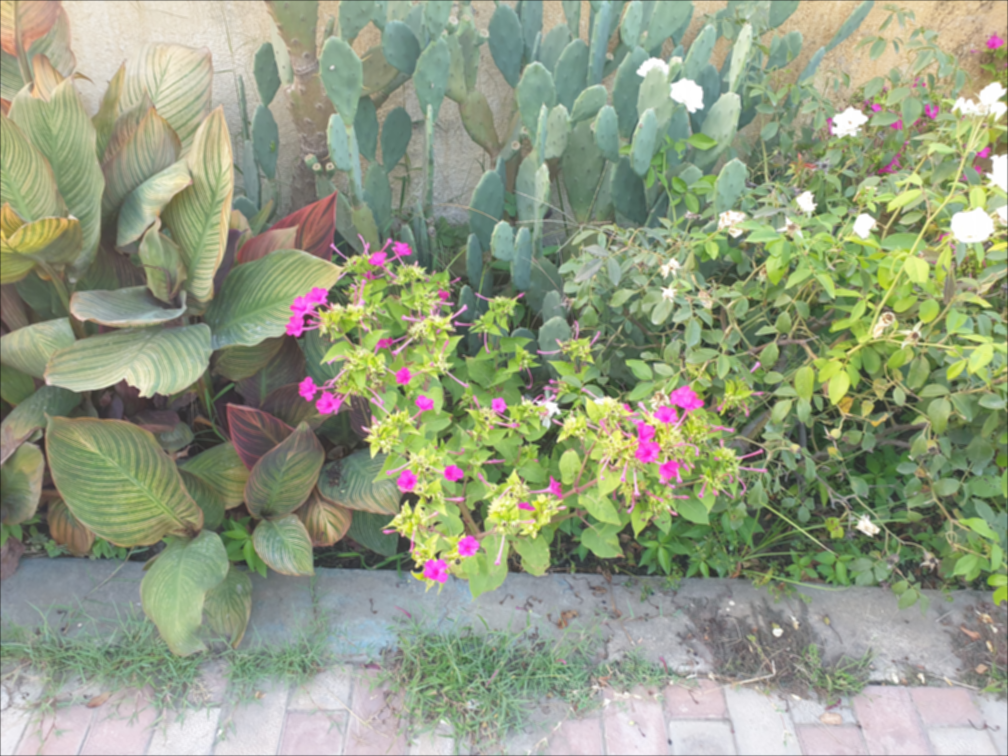
#> input picture hw2/images/flowers.blur.png, 1008 x 756 px
$ python q1.py
#> lines starting #> are read from the running program, lines starting #| are printed output that depends on the picture
import math

import numpy as np
import cv2
import matplotlib.pylab as plt

path = "../images/flowers.blur.png"
image = cv2.imread(path)
#> image is the input picture: shape (756, 1008, 3); mean B, G, R 131.2, 157.3, 148.6
image = image.astype(float)
height, width, channels = image.shape
#> height = 756; width = 1008; channels = 3


def generateGaussianKernel(height, width, sigma, mu1, mu2):
#> called with height = 5, width = 5, sigma = 1, mu1 = 2, mu2 = 2
    gaussianKernel = np.zeros((height, width))
    for x in range(height):
        for y in range(width):
            gaussianKernel[x, y] = np.exp(- (np.power(x - mu1, 2) + np.power(y - mu2, 2)) / (2 * sigma * sigma)) / (
                    2 * np.pi * sigma * sigma)
    return gaussianKernel


def generateLaplacianFilter(height, width, sigma, mu1, mu2):
    laplacianKernel = np.zeros((height, width))
    c = -1 / (np.pi * sigma ** 4)
    for x in range(height):
        for y in range(width):
            m = (np.power(x - mu1, 2) + np.power(y - mu2, 2)) / (2 * sigma * sigma)
            laplacianKernel[x, y] = c * (1 - m) * np.exp(-m)
    return laplacianKernel


def scale(array):
    min, max = array.min(), array.max()
    return ((array - min) * (1 / (max - min) * 255)).astype('uint8')


"""first part:"""
sigma, k = 1, 2
gaussianKernel = generateGaussianKernel(2 * k + 1, 2 * k + 1, sigma, k, k)
plt.imshow(gaussianKernel)
plt.colorbar()
plt.savefig('../results/res01.jpg')
plt.show()

blurred = cv2.filter2D(image, -1, gaussianKernel)
cv2.imwrite('../results/res02.jpg', blurred)

unSharpMask = cv2.subtract(image, blurred)
cv2.imwrite('../results/res03.jpg', unSharpMask)

alpha = 4
sharpenedMask = cv2.add(image, cv2.multiply(unSharpMask, alpha))
cv2.imwrite('../results/res04.jpg', sharpenedMask)

"""second part:"""
sigma, k = 1, 3
laplacianKernel = generateLaplacianFilter(2 * k + 1, 2 * k + 1, sigma, k, k)
plt.imshow(laplacianKernel)
plt.colorbar()
plt.savefig('../results/res05.jpg')
plt.show()

unSharpMask = cv2.filter2D(image, -1, laplacianKernel)
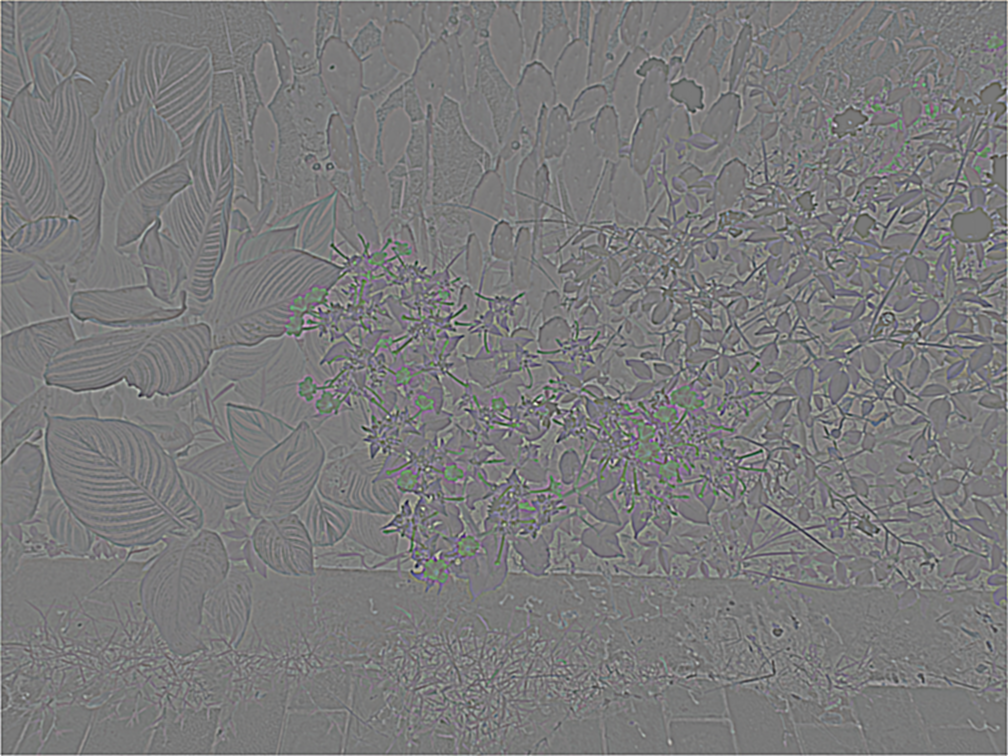
#> unSharpMask: shape (756, 1008, 3) float64; mean B, G, R -1, -1.2, -1.2; drawn with min black and max white
cv2.imwrite('../results/res06.jpg', unSharpMask)

k = 4
sharpenedMask = cv2.subtract(image, cv2.multiply(unSharpMask, k))
cv2.imwrite('../results/res07.jpg', sharpenedMask)
#
""" third part:"""
imgFft = np.fft.fft2(image, axes=(0, 1))
shiftedImg = np.fft.fftshift(imgFft)
amplitude = np.abs(shiftedImg)
logAmplitude = 10 * np.log(amplitude)
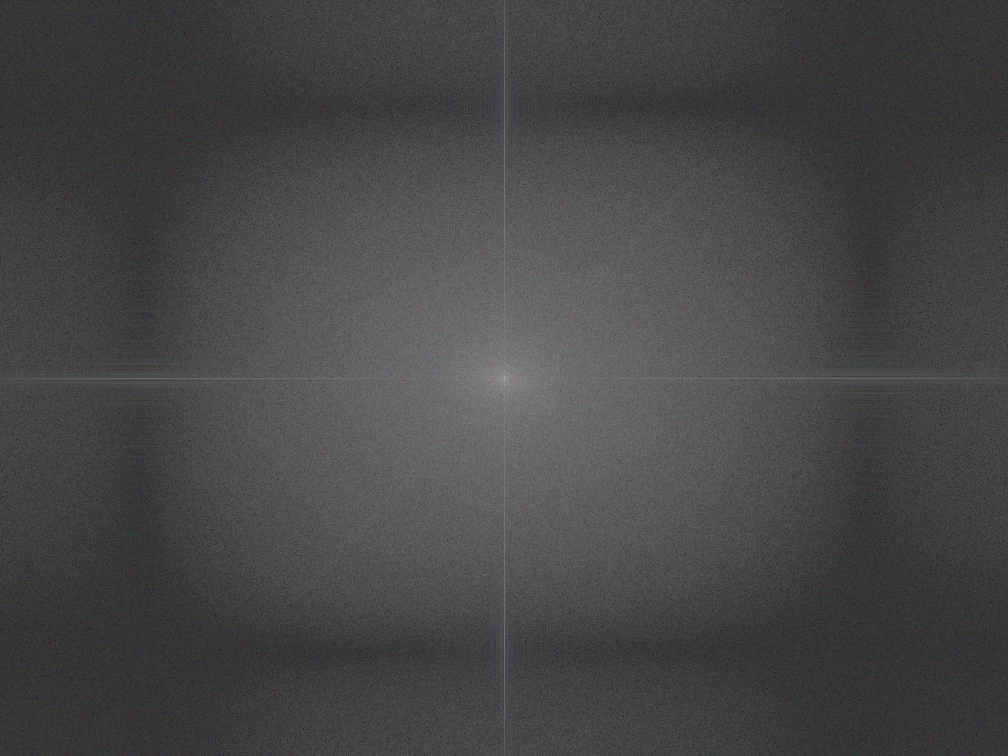
#> logAmplitude: shape (756, 1008, 3) float64; mean of channels 0, 1, 2 71.1, 70.7, 70.9; drawn as B, G, R
cv2.imwrite('../results/res08.jpg', logAmplitude)

laplacianKernel = generateLaplacianFilter(height, width, 200, int(image.shape[0] / 2),
                                          int(image.shape[1] / 2))
#> call 2 of generateLaplacianFilter, with height = 756, width = 1008, sigma = 200, mu1 = 378, mu2 = 504
#> after the loop in generateLaplacianFilter (call 2), `for x in range(height):`:
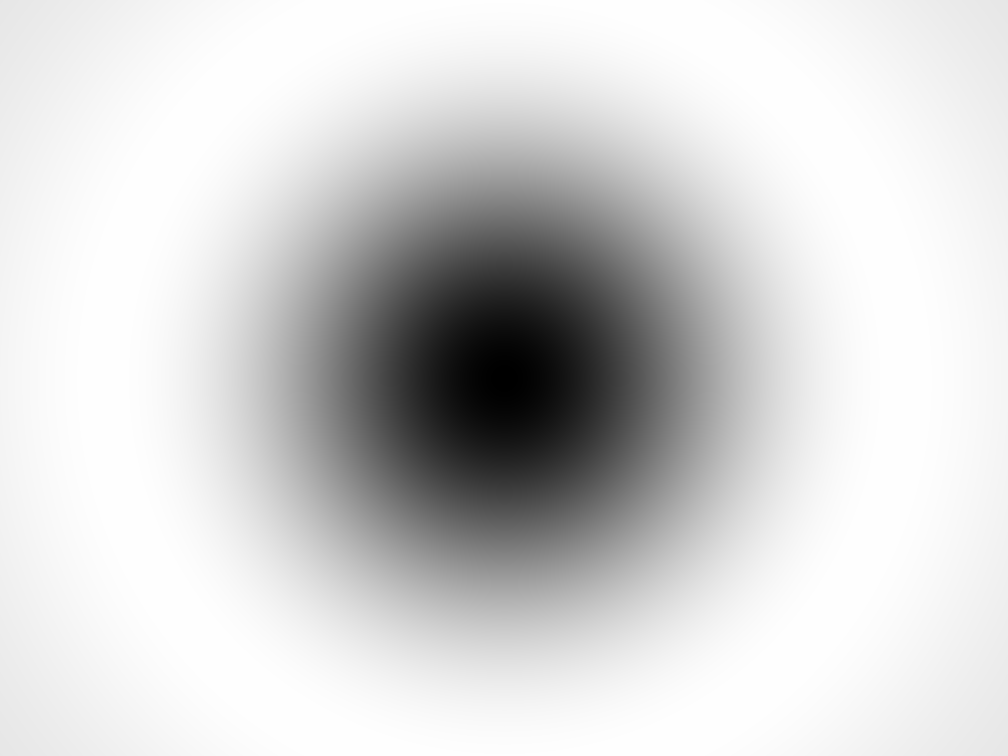
#> laplacianKernel: shape (756, 1008) float64; min -1.99e-10, max 2.69e-11, mean -1.08e-11; drawn with min black and max white
H_hp = np.fft.fft2(laplacianKernel)
shiftedH_hp = np.fft.fftshift(H_hp)
mag = 10 * np.log(np.abs(shiftedH_hp))
plt.imshow(mag)
plt.show()
plt.savefig('../results/res09.jpg')
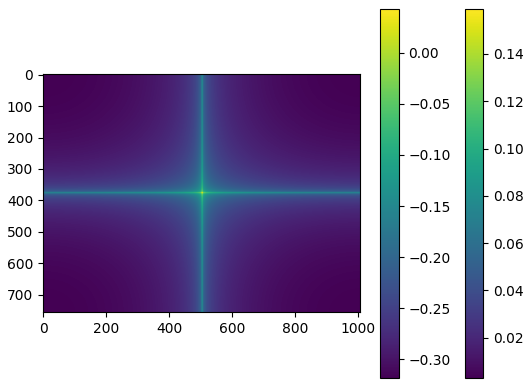
#> figure drawn by matplotlib, 3 panels

k = 5
## calculate (1+k*H_hp).F
KH = np.array(1 + k * shiftedH_hp)
result = []
for i in range(0, 3):
    result.insert(0, np.multiply(KH, shiftedImg[:, :, 2 - i]))
#> after the loop, result = 3 items
res = np.dstack(result)

mag = 10 * np.log(np.abs(res))
cv2.imwrite('../results/res10.jpg', mag)

# final image
ishifted = np.fft.ifftshift(res)
final = np.fft.ifft2(ishifted, axes=(0, 1))
final = scale(np.real(final))
#> in scale, `min, max = array.min(), array.max()`: min = 19.99; max = 255

cv2.imwrite('../results/res11.jpg', final)


""" fourth part:"""
res12 = np.zeros((height, width, 3), dtype=np.complex_)
for c in range(3):
    for u in range(height):
        for v in range(width):
            res12[u, v, c] = 4 * np.power(math.pi, 2) * (np.power(height / 2 - u, 2) + np.power(width / 2 - v, 2)) * \
                             shiftedImg[
                                 u, v, c]

cv2.imwrite('../results/res12.jpg', np.real(res12))
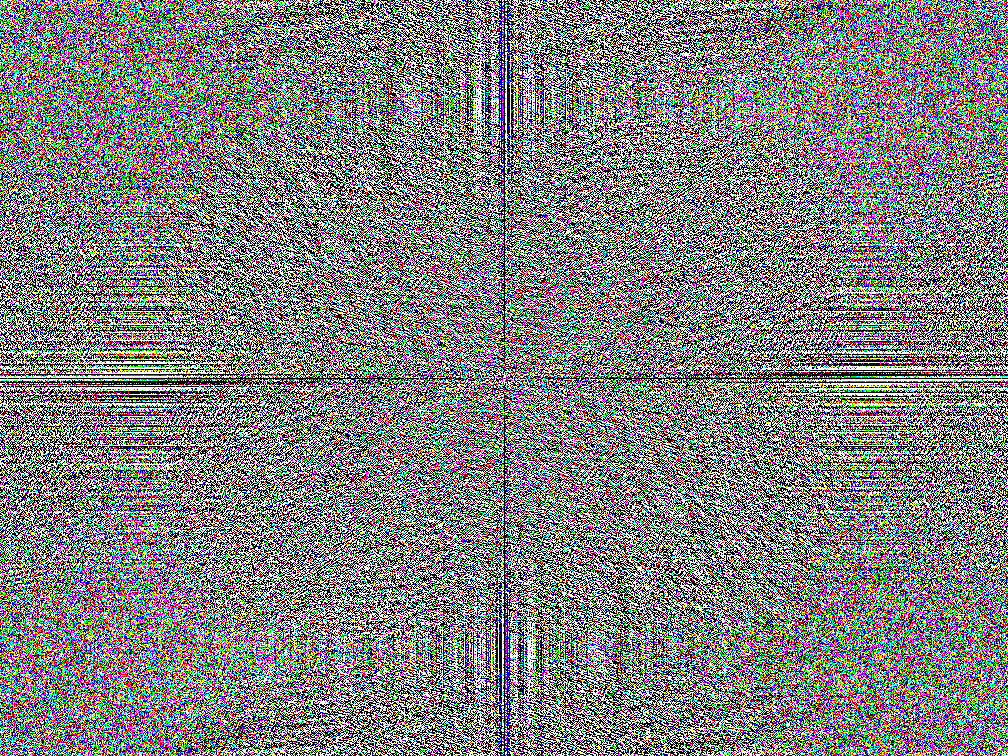
#> saved as res12.jpg: shape (756, 1008, 3); mean B, G, R 128.2, 128.3, 128.2

ishifted = np.fft.ifftshift(res12)
res13 = np.fft.ifft2(ishifted, axes=(0, 1))
cv2.imwrite('../results/res13.jpg', np.real(res13))
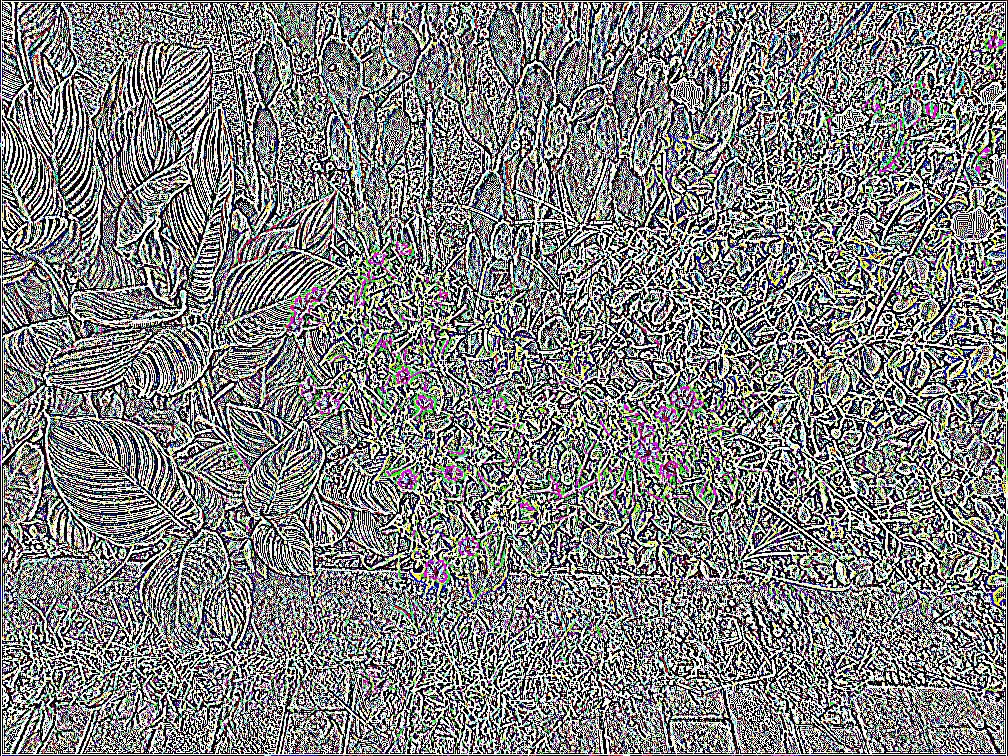
#> saved as res13.jpg: shape (756, 1008, 3); mean B, G, R 128.6, 129.6, 128.1

k = 0.0000001
res14 = image + k * res13
cv2.imwrite('../results/res14.jpg', scale(np.real(res14)))
